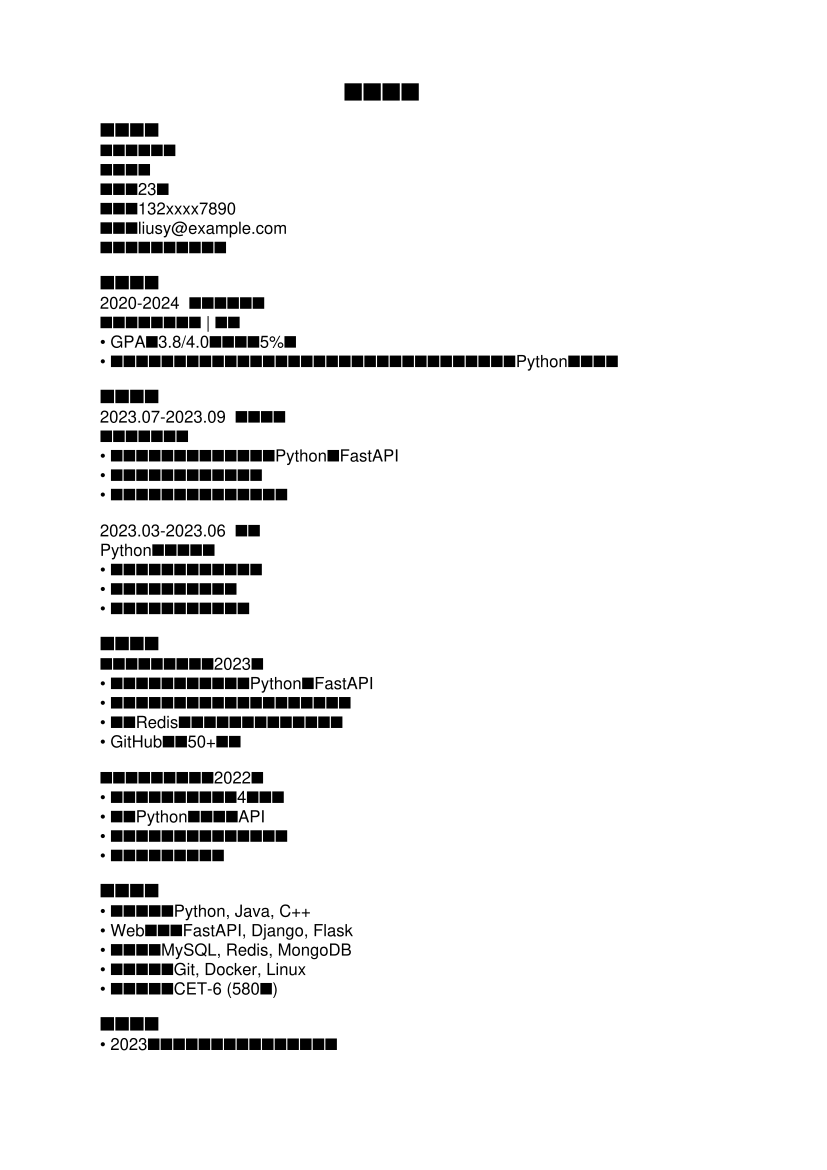

The script that saved this image:
from reportlab.pdfgen import canvas
from reportlab.lib.pagesizes import A4
from reportlab.pdfbase import pdfmetrics
from reportlab.lib.units import inch
import os

def create_resume(filename, content):
    c = canvas.Canvas(filename, pagesize=A4)
    width, height = A4
    
    # 设置中文字体
    c.setFont("Helvetica", 12)
    
    # 写入内容
    y = height - inch
    for line in content.split('\n'):
        if not line.strip():
            y -= 12
            continue
        if line.startswith('个人简历'):
            c.setFont("Helvetica-Bold", 18)
            c.drawString(width/2 - 50, y, line)
            c.setFont("Helvetica", 12)
        elif any(line.startswith(section) for section in ['基本信息', '教育背景', '实习经验', '项目经验', '专业技能', '获奖情况', '自我评价']):
            c.setFont("Helvetica-Bold", 14)
            c.drawString(inch, y, line)
            c.setFont("Helvetica", 12)
        else:
            c.drawString(inch, y, line)
        y -= 14
        if y < inch:
            c.showPage()
            y = height - inch
    
    c.save()

# 应届毕业生简历内容
content = """个人简历

基本信息
姓名：刘思远
性别：男
年龄：23岁
电话：132xxxx7890
邮箱：liusy@example.com
现居地：北京市海淀区

教育背景
2020-2024  北京理工大学
计算机科学与技术 | 本科
• GPA：3.8/4.0（专业前5%）
• 核心课程：数据结构、算法分析、操作系统、计算机网络、数据库系统、Python程序设计

实习经验
2023.07-2023.09  字节跳动
后端开发实习生
• 参与抖音后端服务开发，使用Python和FastAPI
• 开发用户行为数据分析模块
• 编写单元测试，提升代码覆盖率

2023.03-2023.06  美团
Python开发实习生
• 参与外卖配送系统后端开发
• 实现配送路径优化算法
• 编写技术文档和接口文档

项目经验
校园二手交易平台（2023）
• 独立完成后端开发，使用Python和FastAPI
• 实现用户认证、商品管理、订单处理等功能
• 使用Redis实现商品缓存，提升访问速度
• GitHub获得50+星标

智能图书管理系统（2022）
• 团队项目负责人，带领4人团队
• 使用Python开发后端API
• 实现图书借还、库存管理等功能
• 获得校级优秀项目奖

专业技能
• 编程语言：Python, Java, C++
• Web框架：FastAPI, Django, Flask
• 数据库：MySQL, Redis, MongoDB
• 开发工具：Git, Docker, Linux
• 英语能力：CET-6 (580分)

获奖情况
• 2023年全国大学生软件创新大赛二等奖
• 2023年校级优秀学生
• 2022年美团黑客马拉松最佳创意奖
• 2022年校级编程竞赛一等奖

自我评价
• 扎实的计算机基础知识，热爱编程
• 具有实际项目开发和实习经验
• 良好的学习能力和团队协作精神
• 对后端开发充满热情，期待在工作中快速成长"""

if __name__ == '__main__':
    output_dir = os.path.dirname(__file__)
    create_resume(os.path.join(output_dir, 'fresh_graduate.pdf'), content)
